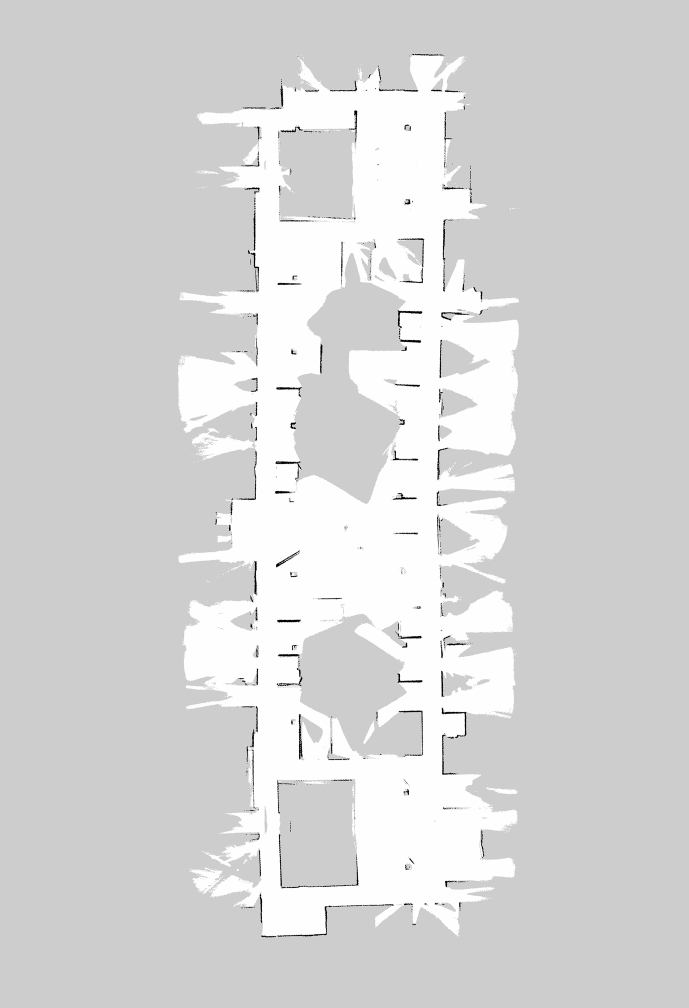
#> input picture map/map.png, 1378 x 2016 px (shown at 1/2 size)
$ python map_delen.py
#> lines starting #> are read from the running program, lines starting #| are printed output that depends on the picture
import cv2 as cv
import numpy as np
from matplotlib import pyplot as plt

def rotateImage(image, angle):
    row, col = image.shape
    center = tuple(np.array([col, row]) / 2)  # Corrected order of dimensions
    rot_mat = cv.getRotationMatrix2D(center, angle, 1.0)
    new_image = cv.warpAffine(image, rot_mat, (col, row))
    return new_image

img = cv.imread('map/map.png', cv.IMREAD_GRAYSCALE)
#> img is the input picture: shape (2016, 1378); min 0, max 255, mean 215
assert img is not None, "file could not be read, check with os.path.exists()"
img2 = img.copy()

template = cv.imread('map/linksonder2.png', cv.IMREAD_GRAYSCALE)
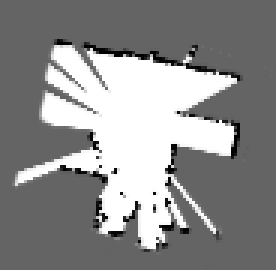
#> input picture map/linksonder2.png, 92 x 90 px (shown 3 times larger)
#> template is the input picture: shape (90, 92); min 0, max 255, mean 140.9
template = cv.resize(template, (int(template.shape[1] * 1), int(template.shape[0] * 1)))

assert template is not None, "file could not be read, check with os.path.exists()"
w, h = template.shape[::-1]
#> w = 92; h = 90

# All the 6 methods for comparison in a list
methods = ['cv.TM_CCOEFF_NORMED','cv.TM_CCORR_NORMED']

threshold = 0.5

for rotation in range(0, 360, 180):
    rotated_template = rotateImage(template, rotation)
    for meth in methods:
        img = img2.copy()
        method = eval(meth)
        # Apply template Matching
        res = cv.matchTemplate(img, rotated_template, method)
        amount = 0 # of matches
        step = 10
        threshold = 0.1 #
        loc = []
        cycles = 0
        while(amount < 1 or amount > 1): #aslong as amount is above or beneath 1
            loc = np.where( res>=threshold ) #look where the image matches the map
            amount = len(loc[0]) #store how many are matching
            if amount < 1:
                threshold -= step
            elif amount > 1:
                threshold += step
            step *= 0.9
            cycles +=1
            if cycles > 100:
                break


        loc = np.where(res >= threshold)
        for pt in zip(*loc[::-1]):
            cv.rectangle(img, pt, (pt[0] + w, pt[1] + h), (0, 0, 255), 2)
        print(meth)
        plt.imshow(img, cmap='gray')
        plt.title('Detected Point')
        plt.show()
#> this loop made 2 passes
#> pass 1, `plt.show()`:
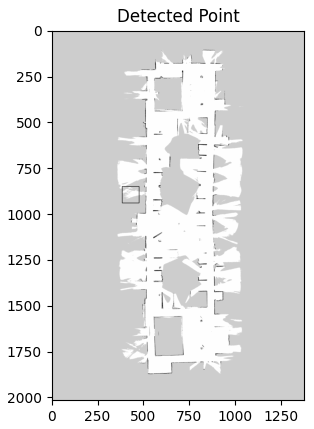
#> figure drawn by matplotlib, 1 panel
#> pass 2, in rotateImage (call 2), `new_image = cv.warpAffine(image, rot_mat, (col, row))`:
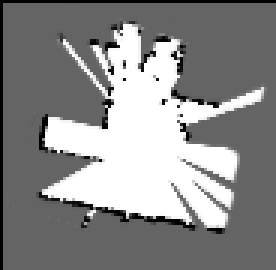
#> new_image: shape (90, 92) (shown 3 times larger); min 0, max 255, mean 138.7
